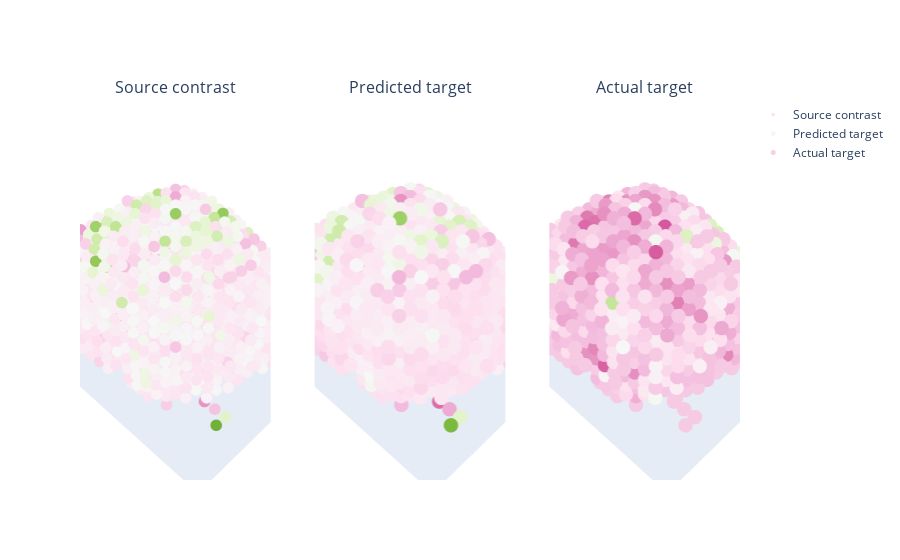

This figure's notebook cell:
### Code cell
import plotly.graph_objects as go
from plotly.subplots import make_subplots

fig = make_subplots(rows=1, cols=3,
                    specs=[[{"type": "scene"}, {"type": "scene"}, {"type": "scene"}]],
                    subplot_titles=("Source contrast", "Predicted target", "Actual target"))

fig.add_trace(
    go.Scatter3d(x = mat[:,0], y = mat[:,1], z = mat[:,2], mode = 'markers', 
                marker = dict(size = 4, color = np.asarray(source_features[-1,:])),
                name="Source contrast"), 
    row=1, col=1
    )
fig.add_trace(
    go.Scatter3d(x = mat[:,0], y = mat[:,1], z = mat[:,2], mode = 'markers',
                marker = dict(size = 5, color = np.asarray(predicted_target_features)),
                name="Predicted target"), 
    row=1, col=2
    )
fig.add_trace(
    go.Scatter3d(x = mat[:,0], y = mat[:,1], z = mat[:,2], mode = 'markers', 
                marker = dict(size = 5, color = np.asarray(target_features[-1,:])),
                name="Actual target"), 
    row=1, col=3
    )
fig.update_scenes(xaxis_visible=False, yaxis_visible=False,zaxis_visible=True )
fig.show()

### Figure 1 — Plotly figure (JSON) as saved in the notebook; plotly's stock layout.template omitted (floating-point values rounded to 4 significant figures; data arrays with more than 128 entries replaced by an {"elided": "..."} marker saying what was removed)
{"data": [{"marker": {"color": {"elided": "2258 float values"}, "size": 4}, "mode": "markers", "name": "Source contrast", "scene": "scene", "type": "scatter3d", "x": {"elided": "2258 int values"}, "y": {"elided": "2258 int values"}, "z": {"elided": "2258 int values"}}, {"marker": {"color": {"elided": "2258 float values"}, "size": 5}, "mode": "markers", "name": "Predicted target", "scene": "scene2", "type": "scatter3d", "x": {"elided": "2258 int values"}, "y": {"elided": "2258 int values"}, "z": {"elided": "2258 int values"}}, {"marker": {"color": {"elided": "2258 float values"}, "size": 5}, "mode": "markers", "name": "Actual target", "scene": "scene3", "type": "scatter3d", "x": {"elided": "2258 int values"}, "y": {"elided": "2258 int values"}, "z": {"elided": "2258 int values"}}], "layout": {"annotations": [{"font": {"size": 16}, "showarrow": false, "text": "Source contrast", "x": 0.1444, "xanchor": "center", "xref": "paper", "y": 1, "yanchor": "bottom", "yref": "paper"}, {"font": {"size": 16}, "showarrow": false, "text": "Predicted target", "x": 0.5, "xanchor": "center", "xref": "paper", "y": 1, "yanchor": "bottom", "yref": "paper"}, {"font": {"size": 16}, "showarrow": false, "text": "Actual target", "x": 0.8556, "xanchor": "center", "xref": "paper", "y": 1, "yanchor": "bottom", "yref": "paper"}], "scene": {"domain": {"x": [0, 0.2889], "y": [0, 1]}, "xaxis": {"visible": false}, "yaxis": {"visible": false}, "zaxis": {"visible": true}}, "scene2": {"domain": {"x": [0.3556, 0.6444], "y": [0, 1]}, "xaxis": {"visible": false}, "yaxis": {"visible": false}, "zaxis": {"visible": true}}, "scene3": {"domain": {"x": [0.7111, 1], "y": [0, 1]}, "xaxis": {"visible": false}, "yaxis": {"visible": false}, "zaxis": {"visible": true}}}}
